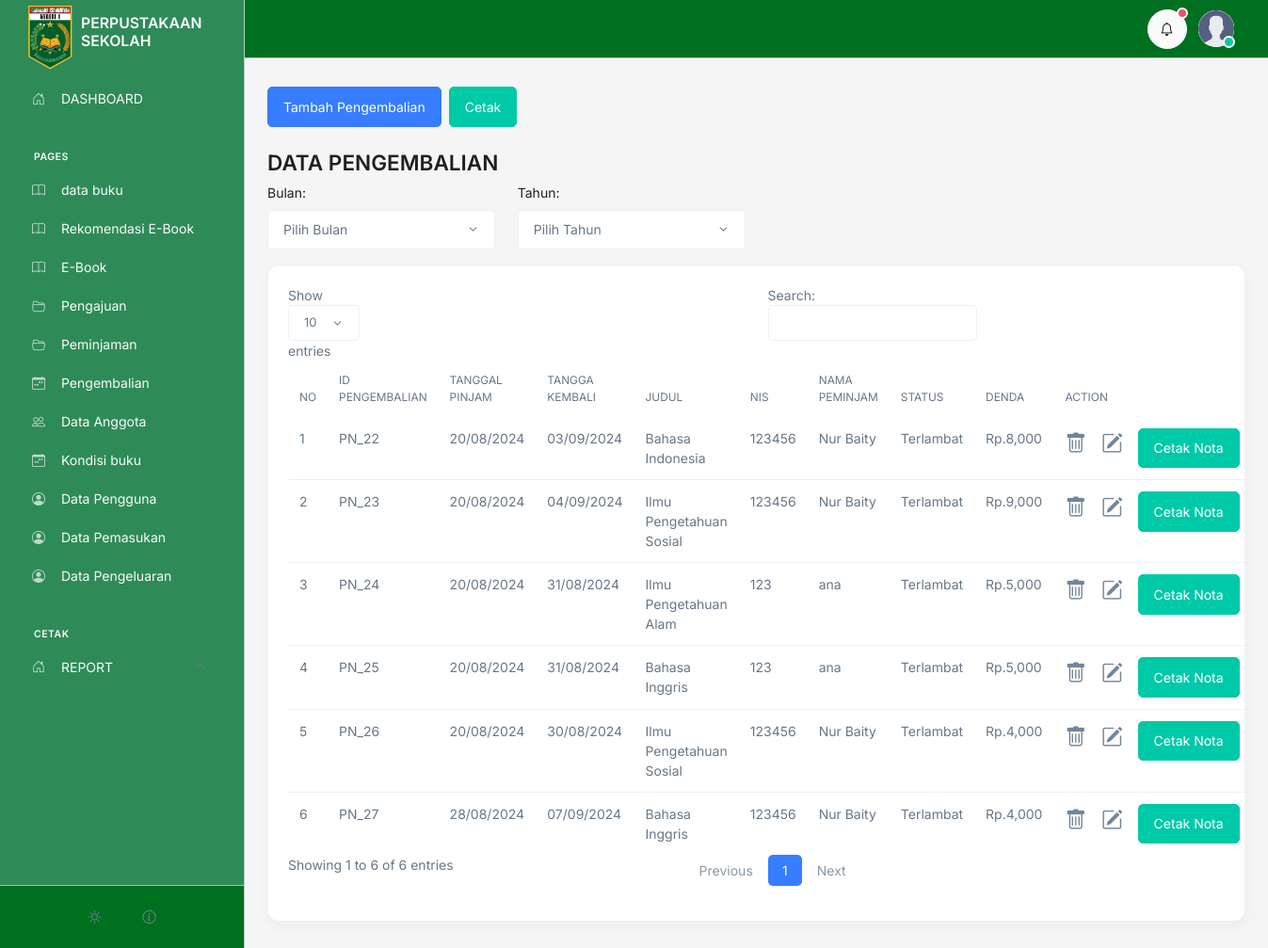
Page /admin/pengembalian/index.php (signed in) on the earlier database version.
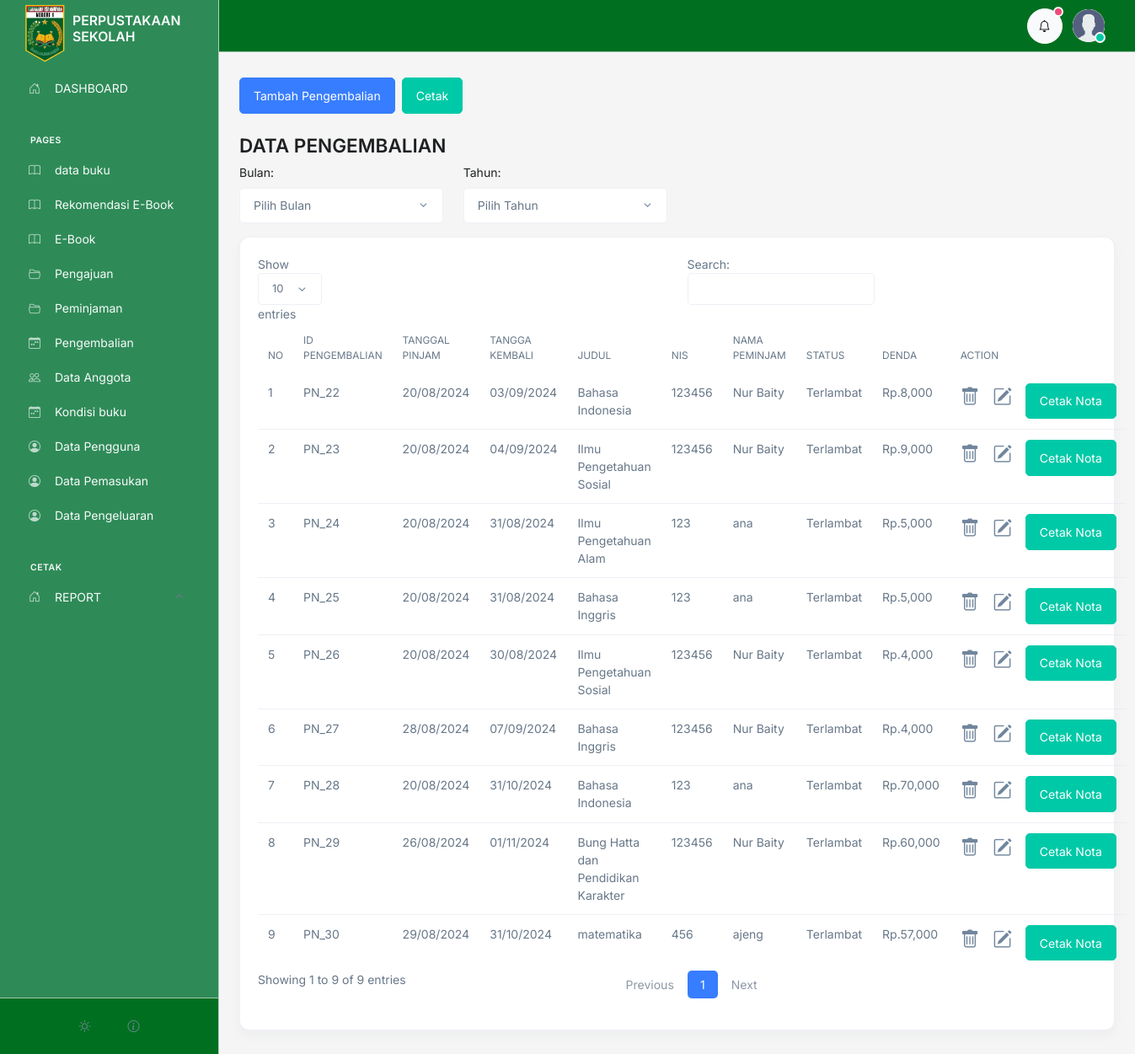
Same page on the later database version.
### tables this page shows
CREATE TABLE `pengembalian` (
  `id` int(11) NOT NULL,
  `id_peminjaman` int(11) NOT NULL,
  `tanggal` varchar(100) NOT NULL,
  `status` varchar(50) NOT NULL,
  `denda` int(11) NOT NULL
);

CREATE TABLE `peminjaman` (
  `id` int(50) NOT NULL,
  `id_anggota` int(50) NOT NULL,
  `id_buku` int(50) NOT NULL,
  `tanggal` varchar(100) NOT NULL,
  `tanggal_kembali` varchar(100) NOT NULL,
  `status` varchar(100) NOT NULL
);

CREATE TABLE `buku` (
  `id` int(11) NOT NULL,
  `id_kategori` int(11) DEFAULT 1,
  `tanggal` varchar(50) NOT NULL,
  `judul` varchar(200) NOT NULL,
  `pengarang` varchar(100) NOT NULL,
  `penerbit` varchar(100) NOT NULL,
  `tahun_terbit` varchar(50) NOT NULL,
  `isbn` varchar(200) NOT NULL,
  `jumlah` int(10) NOT NULL,
  `lokasi` varchar(200) NOT NULL,
  `deskripsi` text NOT NULL,
  `image` text NOT NULL
);

CREATE TABLE `anggota` (
  `id` int(11) NOT NULL,
  `user_id` int(11) DEFAULT NULL,
  `nis` varchar(20) NOT NULL,
  `nama` varchar(100) NOT NULL,
  `email` varchar(100) NOT NULL DEFAULT 'm.nawir177@gmail.com',
  `telpon` varchar(15) NOT NULL DEFAULT '082255445566',
  `tempat_lahir` varchar(100) NOT NULL,
  `tanggal_lahir` varchar(100) NOT NULL,
  `kelamin` varchar(100) NOT NULL,
  `TA` varchar(100) NOT NULL,
  `alamat` text NOT NULL,
  `foto` varchar(100) NOT NULL,
  `verifikasi` tinyint(1) NOT NULL DEFAULT 0
);

### admin/controller.php (called while the page is built, shortened)
<?php
$conn = mysqli_connect('localhost', 'root', '', 'perpustakaan');
function getFilter($table)
{
   global $conn;
   $query = "SELECT * FROM $table";
   $rows = [];
   $result = mysqli_query($conn, $query);
   if ($result) {
      while ($row = mysqli_fetch_assoc($result)) {
         $rows[] = $row;
      }
   } else {
      echo "Error: " . mysqli_error($conn);
   }
   return $rows;
}
function hasOne($id_relation, $table_relation, $field)
{
   $conn = mysqli_connect('localhost', 'root', '', 'perpustakaan');
   $query = "SELECT $field FROM $table_relation WHERE id = $id_relation";
   $result = mysqli_query($conn, $query);
   $row = mysqli_fetch_array($result, MYSQLI_ASSOC);
   if ($row) {
      return $row[$field];
   } else {
      return null;
   }
}

### admin/pengembalian/index.php (the view, shortened to what this page needs)
<?php include '../controller.php';
include '../template/header.php';
$pengembalian = getFilter("pengembalian");
$no = 1;
?>
<div class="container">
   <div class="d-flex gap-2">
      <a href="tambah.php" class="btn btn-primary my-4">Tambah Pengembalian</a>
      <div>
         <button type="button" class="btn btn-success mt-4" onclick="printData()">Cetak</button>
      </div>
   </div>
   <h1>DATA PENGEMBALIAN</h1>
   <form action="" method="get" class="mb-3" id="filterForm">
      <div class="row">
         <div class="col-md-3">
            <label for="bulan" class="form-label">Bulan:</label>
            <select name="bulan" id="bulan" class="form-select" onchange="submitForm()">
               <option value="">Pilih Bulan</option>
            </select>
         </div>
         <div class="col-md-3">
            <label for="tahun" class="form-label">Tahun:</label>
            <select name="tahun" id="tahun" class="form-select" onchange="submitForm()">
               <option value="">Pilih Tahun</option>
            </select>
         </div>
      </div>
   </form>
   <div class="card">
      <div class="card-body">
         <table class="table table-responsive">
            <thead>
               <tr>
                  <th>No</th>
                  <th>ID PENGEMBALIAN</th>
                  <th>Tanggal Pinjam</th>
                  <th>Tangga kembali</th>
                  <th>Judul</th>
                  <th>NIS</th>
                  <th>Nama Peminjam</th>
                  <th>Status</th>
                  <th>Denda</th>
                  <th>Action</th>
               </tr>
            </thead>
            <tbody>
               <?php foreach ($pengembalian as $value) : ?>
                  <tr>
                     <td><?= $no++; ?></td>
                     <td>PN_<?=$value['id']; ?></td>
                     <td><?= hasOne($value['id_peminjaman'], "peminjaman", "tanggal"); ?></td>
                     <td><?= $value['tanggal'] ?></td>
                     <td><?= hasOne(hasOne($value['id_peminjaman'], "peminjaman", "id_buku"), 'buku', 'judul'); ?></td>
                     <td><?= hasOne(hasOne($value['id_peminjaman'], "peminjaman", "id_anggota"), 'anggota', 'nis'); ?></td>
                     <td><?= hasOne(hasOne($value['id_peminjaman'], "peminjaman", "id_anggota"), 'anggota', 'nama'); ?></td>
                     <td><?= $value['status'] ?></td>
                     <td>Rp.<?= number_format($value['denda'],0,0) ?></td>
                     <td>
                        <div class="d-flex gap-3 aling-items-center">
                           <a href="delete.php?id=<?= $value['id'] ?>" onclick="return confirm('are you sure ?')" class=" fs-1 text-secondary">
                              <i class="bi bi-trash"></i>
                           </a>
                           <a href="edit.php?id=<?= $value['id'] ?>" class="fs-1 text-secondary">
                              <i class="bi bi-pencil-square"></i>
                           </a>
                           <a href="nota.php?id=<?= $value['id'] ?>" class="btn btn-success">Cetak Nota</a>
                        </div>
                     </td>
                  </tr>
               <?php endforeach  ?>
            </tbody>
         </table>
      </div>
   </div>
</div>
<?php include '../template/footer.php'  ?>

Differences in the rows shown:
added pengembalian: id "28", id_peminjaman.tanggal "20/08/2024", tanggal "31/10/2024", id_peminjaman.judul "Bahasa Indonesia", id_peminjaman.nis "123", id_peminjaman.nama "ana", status "Terlambat", denda "70,000"
added pengembalian: id "29", id_peminjaman.tanggal "26/08/2024", tanggal "01/11/2024", id_peminjaman.judul "Bung Hatta dan Pendidikan Karakter", id_peminjaman.nis "123456", id_peminjaman.nama "Nur Baity", status "Terlambat", denda "60,000"
added pengembalian: id "30", id_peminjaman.tanggal "29/08/2024", tanggal "31/10/2024", id_peminjaman.judul "matematika", id_peminjaman.nis "456", id_peminjaman.nama "ajeng", status "Terlambat", denda "57,000"
Other differences:
text written by a page script: "Show entries Search: Showing 1 to 6 of 6 entries Previous 1 Next" → "Show entries Search: Showing 1 to 9 of 9 entries Previous 1 Next"
